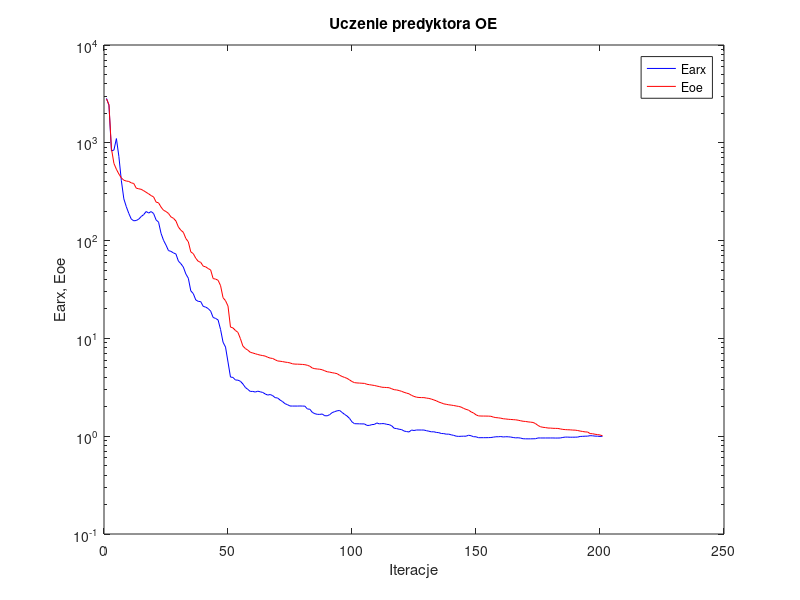
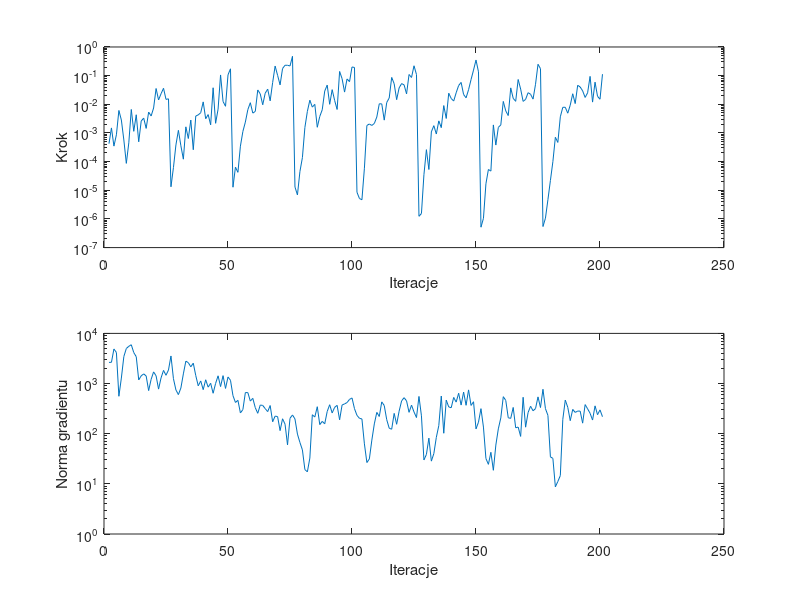

Recreate these plots in MATLAB, in order.
%uczenie predyktora oe
clear all;
n=0; farx(n+1)=2.845500e+003; foe(n+1)=2.814711e+003; wspucz(n+1)=0.000000e+000; ng(n+1)=0.000000e+000;
%odnowa zmiennej metryki
n=1; farx(n+1)=2.418909e+003; foe(n+1)=2.453087e+003; krok(n+1)=4.220039e-004; ng(n+1)=2.640871e+003;
n=2; farx(n+1)=8.271398e+002; foe(n+1)=8.710526e+002; krok(n+1)=1.499367e-003; ng(n+1)=2.649993e+003;
n=3; farx(n+1)=8.430831e+002; foe(n+1)=6.153863e+002; krok(n+1)=3.473499e-004; ng(n+1)=4.890376e+003;
n=4; farx(n+1)=1.104948e+003; foe(n+1)=5.360448e+002; krok(n+1)=8.631728e-004; ng(n+1)=4.163538e+003;
n=5; farx(n+1)=7.243200e+002; foe(n+1)=4.794778e+002; krok(n+1)=6.099924e-003; ng(n+1)=5.576843e+002;
n=6; farx(n+1)=4.099362e+002; foe(n+1)=4.378637e+002; krok(n+1)=2.827577e-003; ng(n+1)=1.288531e+003;
n=7; farx(n+1)=2.671931e+002; foe(n+1)=4.142630e+002; krok(n+1)=5.704577e-004; ng(n+1)=3.456279e+003;
n=8; farx(n+1)=2.219061e+002; foe(n+1)=4.063497e+002; krok(n+1)=8.683747e-005; ng(n+1)=5.002199e+003;
n=9; farx(n+1)=1.896411e+002; foe(n+1)=4.026424e+002; krok(n+1)=4.526501e-004; ng(n+1)=5.527918e+003;
n=10; farx(n+1)=1.658695e+002; foe(n+1)=3.893927e+002; krok(n+1)=6.606617e-003; ng(n+1)=5.938621e+003;
n=11; farx(n+1)=1.594940e+002; foe(n+1)=3.836932e+002; krok(n+1)=1.140915e-003; ng(n+1)=4.147366e+003;
n=12; farx(n+1)=1.604731e+002; foe(n+1)=3.435775e+002; krok(n+1)=4.315901e-003; ng(n+1)=3.432169e+003;
n=13; farx(n+1)=1.657616e+002; foe(n+1)=3.387359e+002; krok(n+1)=4.923063e-004; ng(n+1)=1.181158e+003;
n=14; farx(n+1)=1.763015e+002; foe(n+1)=3.344077e+002; krok(n+1)=2.598953e-003; ng(n+1)=1.426058e+003;
n=15; farx(n+1)=1.843253e+002; foe(n+1)=3.236892e+002; krok(n+1)=3.303815e-003; ng(n+1)=1.558082e+003;
n=16; farx(n+1)=1.984350e+002; foe(n+1)=3.117961e+002; krok(n+1)=1.441974e-003; ng(n+1)=1.416836e+003;
n=17; farx(n+1)=1.912862e+002; foe(n+1)=3.007703e+002; krok(n+1)=5.355898e-003; ng(n+1)=7.237545e+002;
n=18; farx(n+1)=1.980801e+002; foe(n+1)=2.885721e+002; krok(n+1)=3.912514e-003; ng(n+1)=1.212344e+003;
n=19; farx(n+1)=1.891484e+002; foe(n+1)=2.798143e+002; krok(n+1)=7.431661e-003; ng(n+1)=1.707962e+003;
n=20; farx(n+1)=1.629314e+002; foe(n+1)=2.476683e+002; krok(n+1)=3.559767e-002; ng(n+1)=1.427755e+003;
n=21; farx(n+1)=1.543411e+002; foe(n+1)=2.433700e+002; krok(n+1)=1.417782e-002; ng(n+1)=7.749429e+002;
n=22; farx(n+1)=1.186483e+002; foe(n+1)=2.200571e+002; krok(n+1)=2.340953e-002; ng(n+1)=1.294936e+003;
n=23; farx(n+1)=1.007462e+002; foe(n+1)=2.042722e+002; krok(n+1)=3.618094e-002; ng(n+1)=1.828513e+003;
n=24; farx(n+1)=8.994661e+001; foe(n+1)=1.983142e+002; krok(n+1)=1.483652e-002; ng(n+1)=1.461845e+003;
n=25; farx(n+1)=7.904315e+001; foe(n+1)=1.895609e+002; krok(n+1)=1.552269e-002; ng(n+1)=1.862495e+003;
%odnowa zmiennej metryki
n=26; farx(n+1)=7.761325e+001; foe(n+1)=1.747176e+002; krok(n+1)=1.324381e-005; ng(n+1)=3.549418e+003;
n=27; farx(n+1)=7.483822e+001; foe(n+1)=1.691927e+002; krok(n+1)=6.196706e-005; ng(n+1)=1.249535e+003;
n=28; farx(n+1)=7.293214e+001; foe(n+1)=1.586959e+002; krok(n+1)=3.831728e-004; ng(n+1)=7.453557e+002;
n=29; farx(n+1)=6.169880e+001; foe(n+1)=1.376823e+002; krok(n+1)=1.236099e-003; ng(n+1)=6.022150e+002;
n=30; farx(n+1)=5.808954e+001; foe(n+1)=1.276315e+002; krok(n+1)=3.569431e-004; ng(n+1)=8.154962e+002;
n=31; farx(n+1)=5.356476e+001; foe(n+1)=1.215569e+002; krok(n+1)=1.215958e-004; ng(n+1)=1.559154e+003;
n=32; farx(n+1)=4.562626e+001; foe(n+1)=1.051112e+002; krok(n+1)=1.636169e-003; ng(n+1)=2.796252e+003;
n=33; farx(n+1)=4.121759e+001; foe(n+1)=9.720671e+001; krok(n+1)=6.399708e-004; ng(n+1)=2.605835e+003;
n=34; farx(n+1)=3.060992e+001; foe(n+1)=7.664091e+001; krok(n+1)=2.818678e-003; ng(n+1)=2.155359e+003;
n=35; farx(n+1)=2.871396e+001; foe(n+1)=7.356830e+001; krok(n+1)=2.601359e-004; ng(n+1)=2.549744e+003;
n=36; farx(n+1)=2.473535e+001; foe(n+1)=6.601497e+001; krok(n+1)=3.902711e-003; ng(n+1)=1.442877e+003;
n=37; farx(n+1)=2.391845e+001; foe(n+1)=6.138246e+001; krok(n+1)=4.266621e-003; ng(n+1)=9.011658e+002;
n=38; farx(n+1)=2.378109e+001; foe(n+1)=5.990519e+001; krok(n+1)=5.095665e-003; ng(n+1)=1.126680e+003;
n=39; farx(n+1)=2.125497e+001; foe(n+1)=5.480064e+001; krok(n+1)=1.214360e-002; ng(n+1)=7.560010e+002;
n=40; farx(n+1)=2.089396e+001; foe(n+1)=5.389597e+001; krok(n+1)=3.136698e-003; ng(n+1)=1.189249e+003;
n=41; farx(n+1)=2.018972e+001; foe(n+1)=5.181536e+001; krok(n+1)=4.375565e-003; ng(n+1)=8.483623e+002;
n=42; farx(n+1)=1.901330e+001; foe(n+1)=5.009864e+001; krok(n+1)=1.923079e-003; ng(n+1)=1.011990e+003;
n=43; farx(n+1)=1.637750e+001; foe(n+1)=4.091394e+001; krok(n+1)=3.774616e-002; ng(n+1)=6.403173e+002;
n=44; farx(n+1)=1.599959e+001; foe(n+1)=4.038944e+001; krok(n+1)=2.173143e-003; ng(n+1)=1.006023e+003;
n=45; farx(n+1)=1.544742e+001; foe(n+1)=3.931033e+001; krok(n+1)=6.776891e-003; ng(n+1)=1.426295e+003;
n=46; farx(n+1)=1.233334e+001; foe(n+1)=3.463146e+001; krok(n+1)=1.057221e-001; ng(n+1)=8.696860e+002;
n=47; farx(n+1)=9.145381e+000; foe(n+1)=2.607554e+001; krok(n+1)=1.256682e-002; ng(n+1)=1.437114e+003;
n=48; farx(n+1)=8.154972e+000; foe(n+1)=2.430716e+001; krok(n+1)=8.534063e-003; ng(n+1)=7.995166e+002;
n=49; farx(n+1)=5.730632e+000; foe(n+1)=2.140189e+001; krok(n+1)=1.067078e-001; ng(n+1)=1.351205e+003;
n=50; farx(n+1)=4.025168e+000; foe(n+1)=1.305618e+001; krok(n+1)=1.732520e-001; ng(n+1)=1.161465e+003;
%odnowa zmiennej metryki
n=51; farx(n+1)=3.989908e+000; foe(n+1)=1.279793e+001; krok(n+1)=1.280413e-005; ng(n+1)=5.749997e+002;
n=52; farx(n+1)=3.755755e+000; foe(n+1)=1.205397e+001; krok(n+1)=6.408173e-005; ng(n+1)=4.198334e+002;
n=53; farx(n+1)=3.741448e+000; foe(n+1)=1.152306e+001; krok(n+1)=4.229784e-005; ng(n+1)=4.626642e+002;
n=54; farx(n+1)=3.646118e+000; foe(n+1)=9.944602e+000; krok(n+1)=3.467612e-004; ng(n+1)=2.597430e+002;
n=55; farx(n+1)=3.422150e+000; foe(n+1)=8.349918e+000; krok(n+1)=1.130654e-003; ng(n+1)=3.024026e+002;
n=56; farx(n+1)=3.151715e+000; foe(n+1)=7.877302e+000; krok(n+1)=2.396053e-003; ng(n+1)=6.611694e+002;
n=57; farx(n+1)=3.008882e+000; foe(n+1)=7.579372e+000; krok(n+1)=6.528768e-003; ng(n+1)=6.596142e+002;
n=58; farx(n+1)=2.868280e+000; foe(n+1)=7.208608e+000; krok(n+1)=1.136409e-002; ng(n+1)=4.469786e+002;
n=59; farx(n+1)=2.872003e+000; foe(n+1)=7.094856e+000; krok(n+1)=4.926484e-003; ng(n+1)=5.073809e+002;
n=60; farx(n+1)=2.828913e+000; foe(n+1)=6.968815e+000; krok(n+1)=5.654998e-003; ng(n+1)=3.298673e+002;
n=61; farx(n+1)=2.885985e+000; foe(n+1)=6.847878e+000; krok(n+1)=3.172883e-002; ng(n+1)=2.550436e+002;
n=62; farx(n+1)=2.844740e+000; foe(n+1)=6.745613e+000; krok(n+1)=2.307159e-002; ng(n+1)=3.726392e+002;
n=63; farx(n+1)=2.800787e+000; foe(n+1)=6.674315e+000; krok(n+1)=9.630946e-003; ng(n+1)=3.662591e+002;
n=64; farx(n+1)=2.705202e+000; foe(n+1)=6.594064e+000; krok(n+1)=2.439969e-002; ng(n+1)=3.163586e+002;
n=65; farx(n+1)=2.634077e+000; foe(n+1)=6.418104e+000; krok(n+1)=3.377395e-002; ng(n+1)=2.756310e+002;
n=66; farx(n+1)=2.667947e+000; foe(n+1)=6.291370e+000; krok(n+1)=1.321526e-002; ng(n+1)=3.645309e+002;
n=67; farx(n+1)=2.601756e+000; foe(n+1)=6.236104e+000; krok(n+1)=5.737813e-002; ng(n+1)=1.729983e+002;
n=68; farx(n+1)=2.479292e+000; foe(n+1)=6.051675e+000; krok(n+1)=2.160660e-001; ng(n+1)=2.243143e+002;
n=69; farx(n+1)=2.458722e+000; foe(n+1)=5.880703e+000; krok(n+1)=1.022628e-001; ng(n+1)=2.192222e+002;
n=70; farx(n+1)=2.342885e+000; foe(n+1)=5.844580e+000; krok(n+1)=4.757597e-002; ng(n+1)=1.152387e+002;
n=71; farx(n+1)=2.259103e+000; foe(n+1)=5.792022e+000; krok(n+1)=1.775417e-001; ng(n+1)=1.984016e+002;
n=72; farx(n+1)=2.150145e+000; foe(n+1)=5.725691e+000; krok(n+1)=2.301336e-001; ng(n+1)=1.548495e+002;
n=73; farx(n+1)=2.100044e+000; foe(n+1)=5.680917e+000; krok(n+1)=2.301336e-001; ng(n+1)=5.987977e+001;
n=74; farx(n+1)=2.036315e+000; foe(n+1)=5.614995e+000; krok(n+1)=2.176076e-001; ng(n+1)=2.029206e+002;
n=75; farx(n+1)=2.033631e+000; foe(n+1)=5.498574e+000; krok(n+1)=4.734602e-001; ng(n+1)=2.364173e+002;
%odnowa zmiennej metryki
n=76; farx(n+1)=2.033885e+000; foe(n+1)=5.459742e+000; krok(n+1)=1.302585e-005; ng(n+1)=1.968966e+002;
n=77; farx(n+1)=2.032941e+000; foe(n+1)=5.455072e+000; krok(n+1)=6.891598e-006; ng(n+1)=9.826640e+001;
n=78; farx(n+1)=2.036988e+000; foe(n+1)=5.437931e+000; krok(n+1)=4.508384e-005; ng(n+1)=6.683787e+001;
n=79; farx(n+1)=2.033411e+000; foe(n+1)=5.419480e+000; krok(n+1)=1.383684e-004; ng(n+1)=4.754416e+001;
n=80; farx(n+1)=2.029344e+000; foe(n+1)=5.384372e+000; krok(n+1)=1.548346e-003; ng(n+1)=1.923704e+001;
n=81; farx(n+1)=1.899306e+000; foe(n+1)=5.312451e+000; krok(n+1)=5.636318e-003; ng(n+1)=1.735516e+001;
n=82; farx(n+1)=1.885910e+000; foe(n+1)=5.192744e+000; krok(n+1)=1.389524e-002; ng(n+1)=3.262306e+001;
n=83; farx(n+1)=1.752185e+000; foe(n+1)=4.978020e+000; krok(n+1)=7.981858e-003; ng(n+1)=2.387810e+002;
n=84; farx(n+1)=1.699885e+000; foe(n+1)=4.901845e+000; krok(n+1)=9.955600e-003; ng(n+1)=2.150923e+002;
n=85; farx(n+1)=1.674125e+000; foe(n+1)=4.866274e+000; krok(n+1)=1.579878e-003; ng(n+1)=3.451915e+002;
n=86; farx(n+1)=1.671484e+000; foe(n+1)=4.839365e+000; krok(n+1)=3.765398e-003; ng(n+1)=1.518052e+002;
n=87; farx(n+1)=1.685852e+000; foe(n+1)=4.778814e+000; krok(n+1)=6.450159e-003; ng(n+1)=1.760851e+002;
n=88; farx(n+1)=1.619767e+000; foe(n+1)=4.665897e+000; krok(n+1)=2.896961e-002; ng(n+1)=1.575433e+002;
n=89; farx(n+1)=1.616519e+000; foe(n+1)=4.558644e+000; krok(n+1)=4.679730e-002; ng(n+1)=2.774599e+002;
n=90; farx(n+1)=1.661303e+000; foe(n+1)=4.520590e+000; krok(n+1)=1.000091e-002; ng(n+1)=3.782746e+002;
n=91; farx(n+1)=1.742312e+000; foe(n+1)=4.460553e+000; krok(n+1)=3.243318e-002; ng(n+1)=2.593537e+002;
n=92; farx(n+1)=1.783065e+000; foe(n+1)=4.415051e+000; krok(n+1)=1.360507e-002; ng(n+1)=3.354591e+002;
n=93; farx(n+1)=1.817842e+000; foe(n+1)=4.356890e+000; krok(n+1)=6.607631e-003; ng(n+1)=3.674293e+002;
n=94; farx(n+1)=1.833176e+000; foe(n+1)=4.198167e+000; krok(n+1)=1.400181e-001; ng(n+1)=1.891157e+002;
n=95; farx(n+1)=1.750112e+000; foe(n+1)=4.083839e+000; krok(n+1)=7.841323e-002; ng(n+1)=3.731168e+002;
n=96; farx(n+1)=1.671626e+000; foe(n+1)=3.990118e+000; krok(n+1)=2.667694e-002; ng(n+1)=3.925279e+002;
n=97; farx(n+1)=1.608880e+000; foe(n+1)=3.904432e+000; krok(n+1)=7.672268e-002; ng(n+1)=4.177798e+002;
n=98; farx(n+1)=1.521269e+000; foe(n+1)=3.764093e+000; krok(n+1)=6.163468e-002; ng(n+1)=4.828302e+002;
n=99; farx(n+1)=1.400757e+000; foe(n+1)=3.622140e+000; krok(n+1)=2.006794e-001; ng(n+1)=5.161601e+002;
n=100; farx(n+1)=1.342553e+000; foe(n+1)=3.529292e+000; krok(n+1)=1.927395e-001; ng(n+1)=3.156796e+002;
%odnowa zmiennej metryki
n=101; farx(n+1)=1.340376e+000; foe(n+1)=3.504654e+000; krok(n+1)=8.539569e-006; ng(n+1)=2.320967e+002;
n=102; farx(n+1)=1.338295e+000; foe(n+1)=3.493145e+000; krok(n+1)=5.163299e-006; ng(n+1)=2.027055e+002;
n=103; farx(n+1)=1.335666e+000; foe(n+1)=3.479180e+000; krok(n+1)=4.675854e-006; ng(n+1)=1.967308e+002;
n=104; farx(n+1)=1.335566e+000; foe(n+1)=3.467609e+000; krok(n+1)=5.883434e-005; ng(n+1)=6.273680e+001;
n=105; farx(n+1)=1.290418e+000; foe(n+1)=3.396585e+000; krok(n+1)=1.830478e-003; ng(n+1)=2.660425e+001;
n=106; farx(n+1)=1.289495e+000; foe(n+1)=3.364113e+000; krok(n+1)=2.050616e-003; ng(n+1)=3.139400e+001;
n=107; farx(n+1)=1.314042e+000; foe(n+1)=3.332934e+000; krok(n+1)=1.830478e-003; ng(n+1)=7.447234e+001;
n=108; farx(n+1)=1.318906e+000; foe(n+1)=3.302874e+000; krok(n+1)=2.144917e-003; ng(n+1)=1.569505e+002;
n=109; farx(n+1)=1.366652e+000; foe(n+1)=3.255456e+000; krok(n+1)=3.595838e-003; ng(n+1)=2.659476e+002;
n=110; farx(n+1)=1.336889e+000; foe(n+1)=3.219251e+000; krok(n+1)=1.042882e-002; ng(n+1)=2.205017e+002;
n=111; farx(n+1)=1.344823e+000; foe(n+1)=3.168691e+000; krok(n+1)=1.033570e-002; ng(n+1)=4.310971e+002;
n=112; farx(n+1)=1.344185e+000; foe(n+1)=3.156125e+000; krok(n+1)=2.804195e-003; ng(n+1)=3.645166e+002;
n=113; farx(n+1)=1.322602e+000; foe(n+1)=3.144891e+000; krok(n+1)=1.158426e-002; ng(n+1)=1.903896e+002;
n=114; farx(n+1)=1.313235e+000; foe(n+1)=3.130025e+000; krok(n+1)=1.660195e-002; ng(n+1)=1.286021e+002;
n=115; farx(n+1)=1.278080e+000; foe(n+1)=3.056544e+000; krok(n+1)=8.662598e-002; ng(n+1)=1.227882e+002;
n=116; farx(n+1)=1.205216e+000; foe(n+1)=2.988643e+000; krok(n+1)=5.234463e-002; ng(n+1)=2.542646e+002;
n=117; farx(n+1)=1.196306e+000; foe(n+1)=2.971344e+000; krok(n+1)=1.450364e-002; ng(n+1)=1.540724e+002;
n=118; farx(n+1)=1.178592e+000; foe(n+1)=2.928821e+000; krok(n+1)=3.739234e-002; ng(n+1)=2.813550e+002;
n=119; farx(n+1)=1.168154e+000; foe(n+1)=2.875922e+000; krok(n+1)=5.286105e-002; ng(n+1)=4.507650e+002;
n=120; farx(n+1)=1.129323e+000; foe(n+1)=2.809909e+000; krok(n+1)=4.756755e-002; ng(n+1)=5.229758e+002;
n=121; farx(n+1)=1.115564e+000; foe(n+1)=2.758164e+000; krok(n+1)=2.308292e-002; ng(n+1)=4.505678e+002;
n=122; farx(n+1)=1.104615e+000; foe(n+1)=2.713596e+000; krok(n+1)=1.096481e-001; ng(n+1)=2.668022e+002;
n=123; farx(n+1)=1.156370e+000; foe(n+1)=2.615964e+000; krok(n+1)=8.643496e-002; ng(n+1)=3.712309e+002;
n=124; farx(n+1)=1.143753e+000; foe(n+1)=2.552558e+000; krok(n+1)=2.210542e-001; ng(n+1)=2.713137e+002;
n=125; farx(n+1)=1.157361e+000; foe(n+1)=2.506500e+000; krok(n+1)=1.093247e-001; ng(n+1)=2.099757e+002;
%odnowa zmiennej metryki
n=126; farx(n+1)=1.157218e+000; foe(n+1)=2.487495e+000; krok(n+1)=1.236046e-006; ng(n+1)=5.533518e+002;
n=127; farx(n+1)=1.156895e+000; foe(n+1)=2.482204e+000; krok(n+1)=1.545740e-006; ng(n+1)=2.272050e+002;
n=128; farx(n+1)=1.156497e+000; foe(n+1)=2.480442e+000; krok(n+1)=3.487580e-005; ng(n+1)=2.995308e+001;
n=129; farx(n+1)=1.138607e+000; foe(n+1)=2.454241e+000; krok(n+1)=2.613377e-004; ng(n+1)=3.850093e+001;
n=130; farx(n+1)=1.124756e+000; foe(n+1)=2.433926e+000; krok(n+1)=5.312685e-005; ng(n+1)=8.161444e+001;
n=131; farx(n+1)=1.108737e+000; foe(n+1)=2.397462e+000; krok(n+1)=1.093891e-003; ng(n+1)=2.838816e+001;
n=132; farx(n+1)=1.109834e+000; foe(n+1)=2.347622e+000; krok(n+1)=1.797919e-003; ng(n+1)=4.019612e+001;
n=133; farx(n+1)=1.093175e+000; foe(n+1)=2.302053e+000; krok(n+1)=9.177573e-004; ng(n+1)=8.443265e+001;
n=134; farx(n+1)=1.086801e+000; foe(n+1)=2.233371e+000; krok(n+1)=2.641497e-003; ng(n+1)=1.451926e+002;
n=135; farx(n+1)=1.066220e+000; foe(n+1)=2.193070e+000; krok(n+1)=1.532816e-003; ng(n+1)=5.632307e+002;
n=136; farx(n+1)=1.063182e+000; foe(n+1)=2.141217e+000; krok(n+1)=9.030079e-003; ng(n+1)=1.021456e+002;
n=137; farx(n+1)=1.049161e+000; foe(n+1)=2.119441e+000; krok(n+1)=3.204735e-003; ng(n+1)=4.673199e+002;
n=138; farx(n+1)=1.050162e+000; foe(n+1)=2.094473e+000; krok(n+1)=2.439969e-002; ng(n+1)=3.421093e+002;
n=139; farx(n+1)=1.032790e+000; foe(n+1)=2.079661e+000; krok(n+1)=1.596372e-002; ng(n+1)=3.289519e+002;
n=140; farx(n+1)=1.020051e+000; foe(n+1)=2.059672e+000; krok(n+1)=1.299379e-002; ng(n+1)=5.285256e+002;
n=141; farx(n+1)=1.001142e+000; foe(n+1)=2.037110e+000; krok(n+1)=2.525939e-002; ng(n+1)=4.264168e+002;
n=142; farx(n+1)=9.955381e-001; foe(n+1)=2.016089e+000; krok(n+1)=4.523999e-002; ng(n+1)=6.415259e+002;
n=143; farx(n+1)=9.987024e-001; foe(n+1)=1.985894e+000; krok(n+1)=5.801457e-002; ng(n+1)=3.721635e+002;
n=144; farx(n+1)=1.000526e+000; foe(n+1)=1.924138e+000; krok(n+1)=2.191235e-002; ng(n+1)=6.766431e+002;
n=145; farx(n+1)=1.000254e+000; foe(n+1)=1.881413e+000; krok(n+1)=1.684199e-002; ng(n+1)=3.683722e+002;
n=146; farx(n+1)=1.022996e+000; foe(n+1)=1.846771e+000; krok(n+1)=3.229291e-002; ng(n+1)=7.470546e+002;
n=147; farx(n+1)=1.010963e+000; foe(n+1)=1.774037e+000; krok(n+1)=7.280720e-002; ng(n+1)=3.661306e+002;
n=148; farx(n+1)=9.879612e-001; foe(n+1)=1.727952e+000; krok(n+1)=1.563188e-001; ng(n+1)=4.336967e+002;
n=149; farx(n+1)=9.863768e-001; foe(n+1)=1.654735e+000; krok(n+1)=3.505976e-001; ng(n+1)=1.246835e+002;
n=150; farx(n+1)=9.656668e-001; foe(n+1)=1.613254e+000; krok(n+1)=1.362644e-001; ng(n+1)=1.697313e+002;
%odnowa zmiennej metryki
n=151; farx(n+1)=9.657248e-001; foe(n+1)=1.608219e+000; krok(n+1)=5.153496e-007; ng(n+1)=3.157630e+002;
n=152; farx(n+1)=9.657517e-001; foe(n+1)=1.607192e+000; krok(n+1)=1.047323e-006; ng(n+1)=1.355253e+002;
n=153; farx(n+1)=9.659097e-001; foe(n+1)=1.606049e+000; krok(n+1)=1.685899e-005; ng(n+1)=3.198603e+001;
n=154; farx(n+1)=9.668315e-001; foe(n+1)=1.604388e+000; krok(n+1)=5.314479e-005; ng(n+1)=2.449116e+001;
n=155; farx(n+1)=9.694578e-001; foe(n+1)=1.598722e+000; krok(n+1)=4.669572e-005; ng(n+1)=4.257189e+001;
n=156; farx(n+1)=9.781481e-001; foe(n+1)=1.567877e+000; krok(n+1)=1.908037e-003; ng(n+1)=1.863997e+001;
n=157; farx(n+1)=9.868026e-001; foe(n+1)=1.549700e+000; krok(n+1)=3.779961e-004; ng(n+1)=5.930870e+001;
n=158; farx(n+1)=9.870454e-001; foe(n+1)=1.541435e+000; krok(n+1)=1.564230e-003; ng(n+1)=1.248855e+002;
n=159; farx(n+1)=9.918840e-001; foe(n+1)=1.528249e+000; krok(n+1)=1.906873e-003; ng(n+1)=2.064414e+002;
n=160; farx(n+1)=9.823530e-001; foe(n+1)=1.508082e+000; krok(n+1)=1.260621e-002; ng(n+1)=5.471159e+002;
n=161; farx(n+1)=9.877311e-001; foe(n+1)=1.500091e+000; krok(n+1)=5.879121e-003; ng(n+1)=4.613596e+002;
n=162; farx(n+1)=9.861672e-001; foe(n+1)=1.489788e+000; krok(n+1)=4.055547e-003; ng(n+1)=2.079851e+002;
n=163; farx(n+1)=9.804807e-001; foe(n+1)=1.483461e+000; krok(n+1)=3.743558e-002; ng(n+1)=2.020646e+002;
n=164; farx(n+1)=9.695045e-001; foe(n+1)=1.476587e+000; krok(n+1)=1.617035e-002; ng(n+1)=3.338191e+002;
n=165; farx(n+1)=9.615355e-001; foe(n+1)=1.470697e+000; krok(n+1)=1.269968e-002; ng(n+1)=1.310734e+002;
n=166; farx(n+1)=9.645284e-001; foe(n+1)=1.457114e+000; krok(n+1)=7.340057e-002; ng(n+1)=1.356113e+002;
n=167; farx(n+1)=9.563071e-001; foe(n+1)=1.438115e+000; krok(n+1)=3.404228e-002; ng(n+1)=8.832514e+001;
n=168; farx(n+1)=9.418576e-001; foe(n+1)=1.421824e+000; krok(n+1)=1.262969e-002; ng(n+1)=5.325744e+002;
n=169; farx(n+1)=9.401273e-001; foe(n+1)=1.414491e+000; krok(n+1)=1.486332e-002; ng(n+1)=1.349393e+002;
n=170; farx(n+1)=9.395322e-001; foe(n+1)=1.401326e+000; krok(n+1)=2.541206e-002; ng(n+1)=2.641411e+002;
n=171; farx(n+1)=9.398304e-001; foe(n+1)=1.392316e+000; krok(n+1)=2.243330e-002; ng(n+1)=3.526875e+002;
n=172; farx(n+1)=9.411598e-001; foe(n+1)=1.382541e+000; krok(n+1)=1.517118e-002; ng(n+1)=2.867831e+002;
n=173; farx(n+1)=9.426174e-001; foe(n+1)=1.345927e+000; krok(n+1)=5.004260e-002; ng(n+1)=3.165469e+002;
n=174; farx(n+1)=9.596043e-001; foe(n+1)=1.287596e+000; krok(n+1)=2.489869e-001; ng(n+1)=5.421244e+002;
n=175; farx(n+1)=9.589789e-001; foe(n+1)=1.249029e+000; krok(n+1)=1.752988e-001; ng(n+1)=3.321349e+002;
%odnowa zmiennej metryki
n=176; farx(n+1)=9.590427e-001; foe(n+1)=1.233311e+000; krok(n+1)=5.428992e-007; ng(n+1)=7.691119e+002;
n=177; farx(n+1)=9.589132e-001; foe(n+1)=1.225485e+000; krok(n+1)=1.062650e-006; ng(n+1)=3.159851e+002;
n=178; farx(n+1)=9.592126e-001; foe(n+1)=1.212253e+000; krok(n+1)=4.705497e-006; ng(n+1)=2.318145e+002;
n=179; farx(n+1)=9.591586e-001; foe(n+1)=1.210741e+000; krok(n+1)=2.190752e-005; ng(n+1)=3.449528e+001;
n=180; farx(n+1)=9.592848e-001; foe(n+1)=1.204531e+000; krok(n+1)=1.001340e-004; ng(n+1)=3.223558e+001;
n=181; farx(n+1)=9.574480e-001; foe(n+1)=1.202245e+000; krok(n+1)=7.068748e-004; ng(n+1)=8.715704e+000;
n=182; farx(n+1)=9.579334e-001; foe(n+1)=1.200738e+000; krok(n+1)=4.674935e-004; ng(n+1)=1.115132e+001;
n=183; farx(n+1)=9.594240e-001; foe(n+1)=1.187089e+000; krok(n+1)=3.660956e-003; ng(n+1)=1.460840e+001;
n=184; farx(n+1)=9.710693e-001; foe(n+1)=1.174091e+000; krok(n+1)=7.859971e-003; ng(n+1)=1.931027e+002;
n=185; farx(n+1)=9.794558e-001; foe(n+1)=1.167672e+000; krok(n+1)=7.874995e-003; ng(n+1)=4.678312e+002;
n=186; farx(n+1)=9.790035e-001; foe(n+1)=1.164042e+000; krok(n+1)=4.896932e-003; ng(n+1)=3.363636e+002;
n=187; farx(n+1)=9.763037e-001; foe(n+1)=1.161477e+000; krok(n+1)=9.367765e-003; ng(n+1)=1.819453e+002;
n=188; farx(n+1)=9.767952e-001; foe(n+1)=1.155499e+000; krok(n+1)=2.334578e-002; ng(n+1)=3.051530e+002;
n=189; farx(n+1)=9.775727e-001; foe(n+1)=1.153251e+000; krok(n+1)=1.060641e-002; ng(n+1)=2.656681e+002;
n=190; farx(n+1)=9.794092e-001; foe(n+1)=1.142848e+000; krok(n+1)=4.614317e-002; ng(n+1)=2.825765e+002;
n=191; farx(n+1)=9.943077e-001; foe(n+1)=1.128718e+000; krok(n+1)=4.017797e-002; ng(n+1)=2.819810e+002;
n=192; farx(n+1)=9.969493e-001; foe(n+1)=1.117766e+000; krok(n+1)=2.946581e-002; ng(n+1)=1.623231e+002;
n=193; farx(n+1)=1.000435e+000; foe(n+1)=1.106859e+000; krok(n+1)=1.734832e-002; ng(n+1)=3.803979e+002;
n=194; farx(n+1)=1.001460e+000; foe(n+1)=1.103712e+000; krok(n+1)=2.513448e-002; ng(n+1)=3.136595e+002;
n=195; farx(n+1)=1.012335e+000; foe(n+1)=1.063911e+000; krok(n+1)=9.431389e-002; ng(n+1)=2.549763e+002;
n=196; farx(n+1)=1.009707e+000; foe(n+1)=1.060161e+000; krok(n+1)=1.193441e-002; ng(n+1)=1.871883e+002;
n=197; farx(n+1)=1.001981e+000; foe(n+1)=1.046904e+000; krok(n+1)=5.927401e-002; ng(n+1)=3.589841e+002;
n=198; farx(n+1)=9.998938e-001; foe(n+1)=1.038905e+000; krok(n+1)=1.902655e-002; ng(n+1)=2.392874e+002;
n=199; farx(n+1)=9.941771e-001; foe(n+1)=1.029475e+000; krok(n+1)=1.501192e-002; ng(n+1)=2.982685e+002;
n=200; farx(n+1)=9.994572e-001; foe(n+1)=1.008748e+000; krok(n+1)=1.125137e-001; ng(n+1)=2.183167e+002;

figure; semilogy(farx,'b'); hold on; semilogy(foe,'r'); xlabel('Iteracje'); ylabel('Earx, Eoe'); legend('Earx','Eoe'); title('Uczenie predyktora OE');
figure; subplot(2,1,1); semilogy(krok); xlabel('Iteracje'); ylabel('Krok');
subplot(2,1,2); semilogy(ng); xlabel('Iteracje'); ylabel('Norma gradientu');
Earx=farx(n+1)
Eoe=foe(n+1)
